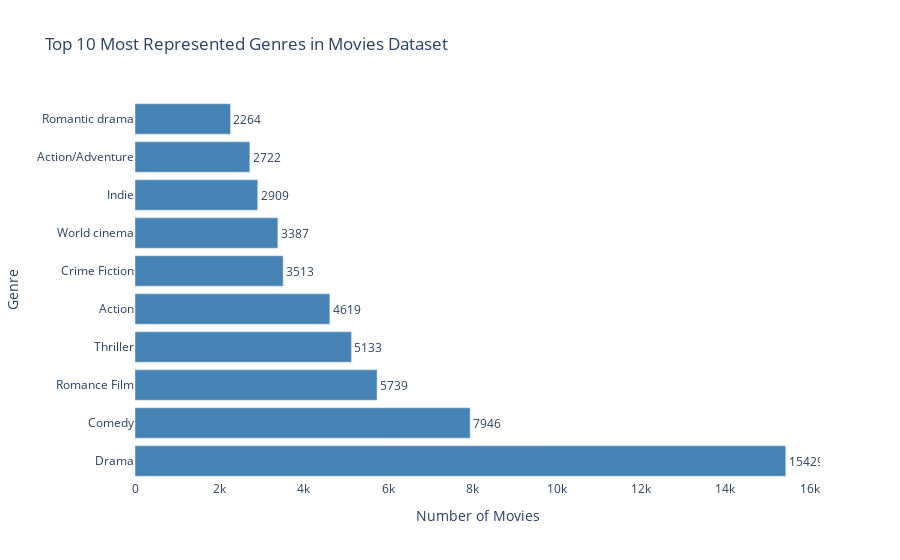

Notebook source saved alongside this figure:
### Code cell
import plotly.express as px
# Merge the movies and characters data with the IMDB votes
char_movies_rating = merge_imdb_and_dataset(imdb_votes, mov_char_data)

# Print number of movies represented in the dataset
print(f"The dataset contains {char_movies_rating.value_counts(subset='Movie_name').shape[0]} movies !")

# Split genres and normalize
df = char_movies_rating.copy().drop_duplicates(subset=["Movie_name"])
df_genres = df.assign(Genres=df["Genres"].str.split(", ")).explode("Genres")

# Count occurrences of each genre
genre_counts = df_genres["Genres"].value_counts().reset_index()
genre_counts.columns = ["Genre", "Count"]

# Select the top 10 genres
top_10_genres = genre_counts.head(10)

# Create horizontal bar graph
fig = px.bar(
    top_10_genres,
    x="Count",
    y="Genre",
    orientation="h",  # Horizontal orientation
    title="Top 10 Most Represented Genres in Movies Dataset",
    labels={"Count": "Number of Movies", "Genre": "Genre"},
    text="Count",
    color="Genre"
)

# Style the graph for better readability
fig.update_traces(marker_color="steelblue", textposition="outside")
fig.update_layout(
    xaxis=dict(title="Number of Movies"),
    yaxis=dict(title="Genre"),
    plot_bgcolor="white"
)

fig.show()
fig.write_html("top_10_genres.html")

# Print sum of counts
print(f"Sum of counts: {genre_counts['Count'].sum()}")
genre_counts.head()

### Figure 1 — Plotly figure (JSON) as saved in the notebook; plotly's stock layout.template omitted (floating-point values rounded to 4 significant figures)
{"data": [{"alignmentgroup": "True", "hovertemplate": "Number of Movies=%{text}<br>Genre=%{y}<extra></extra>", "legendgroup": "", "marker": {"color": "steelblue", "pattern": {"shape": ""}}, "name": "", "offsetgroup": "", "orientation": "h", "showlegend": false, "text": [15429, 7946, 5739, 5133, 4619, 3513, 3387, 2909, 2722, 2264], "textposition": "outside", "type": "bar", "x": [15429, 7946, 5739, 5133, 4619, 3513, 3387, 2909, 2722, 2264], "xaxis": "x", "y": ["Drama", "Comedy", "Romance Film", "Thriller", "Action", "Crime Fiction", "World cinema", "Indie", "Action/Adventure", "Romantic drama"], "yaxis": "y"}], "layout": {"barmode": "relative", "legend": {"tracegroupgap": 0}, "plot_bgcolor": "white", "title": {"text": "Top 10 Most Represented Genres in Movies Dataset"}, "xaxis": {"anchor": "y", "domain": [0, 1], "title": {"text": "Number of Movies"}}, "yaxis": {"anchor": "x", "domain": [0, 1], "title": {"text": "Genre"}}}}
